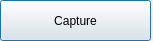
<?xml version="1.0" encoding="UTF-8"?>
<ui version="4.0">
 <class>Screenshot</class>
 <widget class="QDialog" name="Screenshot">
  <property name="geometry">
   <rect>
    <x>0</x>
    <y>0</y>
    <width>153</width>
    <height>41</height>
   </rect>
  </property>
  <property name="windowTitle">
   <string>Watch &amp; Touch</string>
  </property>
  <widget class="QPushButton" name="scrnshot">
   <property name="geometry">
    <rect>
     <x>0</x>
     <y>0</y>
     <width>151</width>
     <height>41</height>
    </rect>
   </property>
   <property name="text">
    <string>Capture</string>
   </property>
  </widget>
 </widget>
 <resources/>
 <connections/>
</ui>
